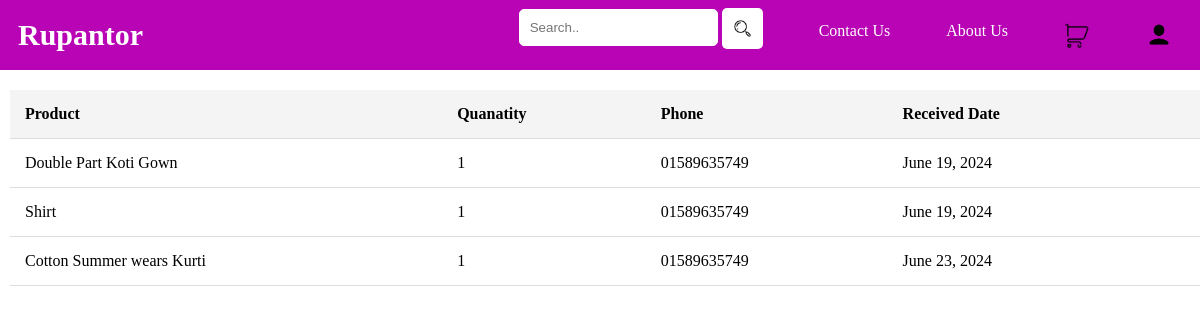
Before: /purchase_history/ with the older database file.
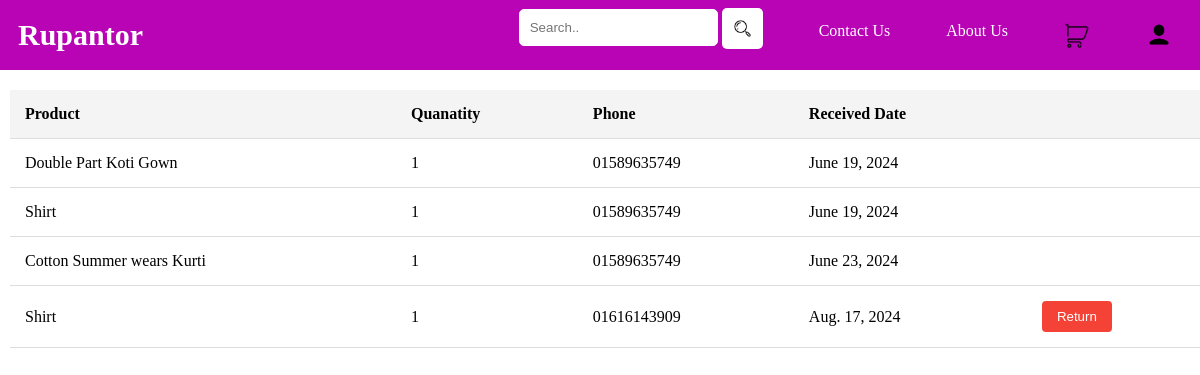
After: the same page with the newer database file.
### management/models.py (models this page shows, shortened)
class ShippedItems(models.Model):
    user = models.ForeignKey(settings.AUTH_USER_MODEL, on_delete=models.CASCADE, null=True, blank=True)
    session_key = models.CharField(max_length=40, null=True, blank=True)
    product = models.CharField(max_length=100, blank=True)
    quantity = models.IntegerField(null=True)
    customerName = models.CharField(max_length=100, null=True)
    customerPhone = models.CharField(max_length=100, null=True)
    customerEmail = models.EmailField(blank=True, null=True)
    receivedDate = models.DateField(default=timezone.now)

### management/views.py (the view)
# urls.py: path('purchase_history/', views.purchase_history, name='purchase_history'),
def purchase_history(request):
    purchaseHistory = ShippedItems.objects.all()
    today = timezone.now().date()
    context = {
        'purchaseHistory': purchaseHistory,
        'today' : today
    }
    template = loader.get_template('purchaseHistory.html')
    return HttpResponse(template.render(context, request))

### management/templates/purchaseHistory.html (shortened to what this page needs)
<!DOCTYPE html>
<html lang="en">
<head>
</head>
<body>
    {% include 'header.html' %}
    <div class="shipped-container">
        {% if purchaseHistory %}
        <table>
            <thead>
                <tr>
                    <th>Product</th>
                    <th>Quanatity</th>
                    <th>Phone</th>
                    <th>Received Date</th>
                    <th></th>
                </tr>
            </thead>
            <tbody>
                {% for item in purchaseHistory %}
                    <tr>
                        <td>{{ item.product }}</td>
                        <td>{{ item.quantity }}</td>
                        <td>{{ item.customerPhone }}</td>
                        <td>{{ item.receivedDate }}</td>
                        <td>
                            {% if item.receivedDate|date:"Y-m-d" == today|add:"-1 day"|date:"Y-m-d" or item.receivedDate|date:"Y-m-d" == today|date:"Y-m-d" %}
                                <form action="{% url 'return_item' item.id %}" method="post">
                                    <button type="submit" class="remove-btn" onclick="return confirm('Do you wish to return the item?');">Return</button>
                                </form>
                            {% endif %}
                        </td>
                    </tr>
                {% endfor %}
            </tbody>
        </table>
        {% else %}
            <p>You have not purchased anything yet</p>
        {% endif %}
    </div>
</body>
</html>

Changed rows visible on the page:
added ShippedItems: product "Shirt", quantity "1", customerPhone "01616143909", receivedDate "Aug. 17, 2024", shows "Return"
